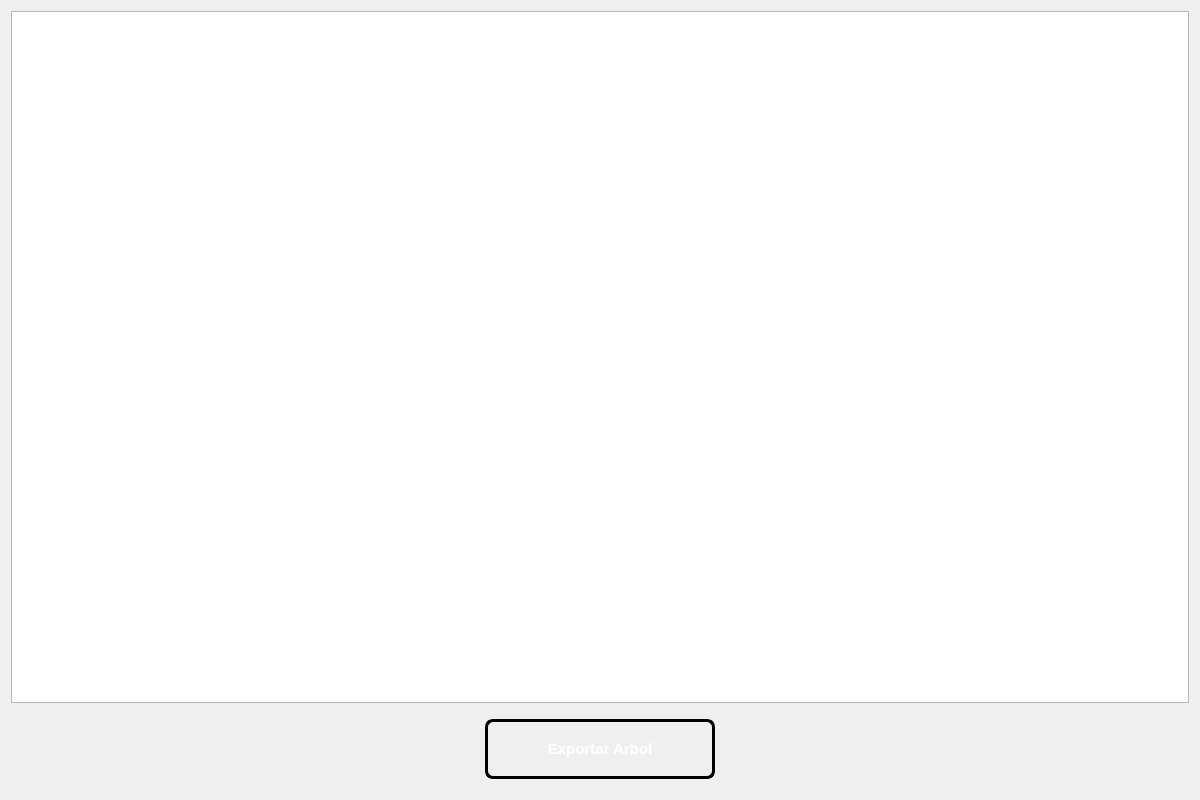
<?xml version="1.0" encoding="UTF-8"?>
<ui version="4.0">
 <class>PantallaArbolAvl</class>
 <widget class="QWidget" name="PantallaArbolAvl">
  <property name="geometry">
   <rect>
    <x>0</x>
    <y>0</y>
    <width>1200</width>
    <height>800</height>
   </rect>
  </property>
  <property name="windowTitle">
   <string>Form</string>
  </property>
  <layout class="QVBoxLayout" name="verticalLayout">
   <item>
    <widget class="QGraphicsView" name="graphicsView"/>
   </item>
   <item>
    <widget class="QWidget" name="widget" native="true">
     <property name="sizePolicy">
      <sizepolicy hsizetype="Preferred" vsizetype="Preferred">
       <horstretch>0</horstretch>
       <verstretch>80</verstretch>
      </sizepolicy>
     </property>
     <property name="maximumSize">
      <size>
       <width>16777215</width>
       <height>80</height>
      </size>
     </property>
     <layout class="QHBoxLayout" name="horizontalLayout">
      <item>
       <spacer name="horizontalSpacer">
        <property name="orientation">
         <enum>Qt::Orientation::Horizontal</enum>
        </property>
        <property name="sizeHint" stdset="0">
         <size>
          <width>458</width>
          <height>20</height>
         </size>
        </property>
       </spacer>
      </item>
      <item>
       <widget class="QPushButton" name="btnExportar">
        <property name="minimumSize">
         <size>
          <width>230</width>
          <height>60</height>
         </size>
        </property>
        <property name="styleSheet">
         <string notr="true">QPushButton#btnExportar {
    background-color: qlineargradient(spread:pad, x1:0, y1:0, x2:1, y2:1, 
                        stop:0 rgb(8, 2, 48), 
                        stop:1 rgb(255, 163, 72));
    
    border: 3px solid black;
    border-radius: 8px;
    
    color: white;
    font-family: &quot;Arial Black&quot;, Gadget, sans-serif;
    font-size: 15px;
    font-weight: bold;
    text-transform: uppercase;
    
    padding: 10px 25px;
}

QPushButton#btnExportar:hover {
    background-color: qlineargradient(spread:pad, x1:0, y1:0, x2:1, y2:1, 
                        stop:0 rgb(38, 13, 173), 
                        stop:1 rgb(87, 227, 137));
    border-color: #f1c40f;
}


QPushButton#btnExportar:pressed {
    background-color: #2c3e50;
    padding-top: 12px;
    padding-left: 27px;
}</string>
        </property>
        <property name="text">
         <string>Exportar Arbol</string>
        </property>
       </widget>
      </item>
      <item>
       <spacer name="horizontalSpacer_2">
        <property name="orientation">
         <enum>Qt::Orientation::Horizontal</enum>
        </property>
        <property name="sizeHint" stdset="0">
         <size>
          <width>458</width>
          <height>20</height>
         </size>
        </property>
       </spacer>
      </item>
     </layout>
    </widget>
   </item>
  </layout>
 </widget>
 <resources/>
 <connections/>
</ui>
